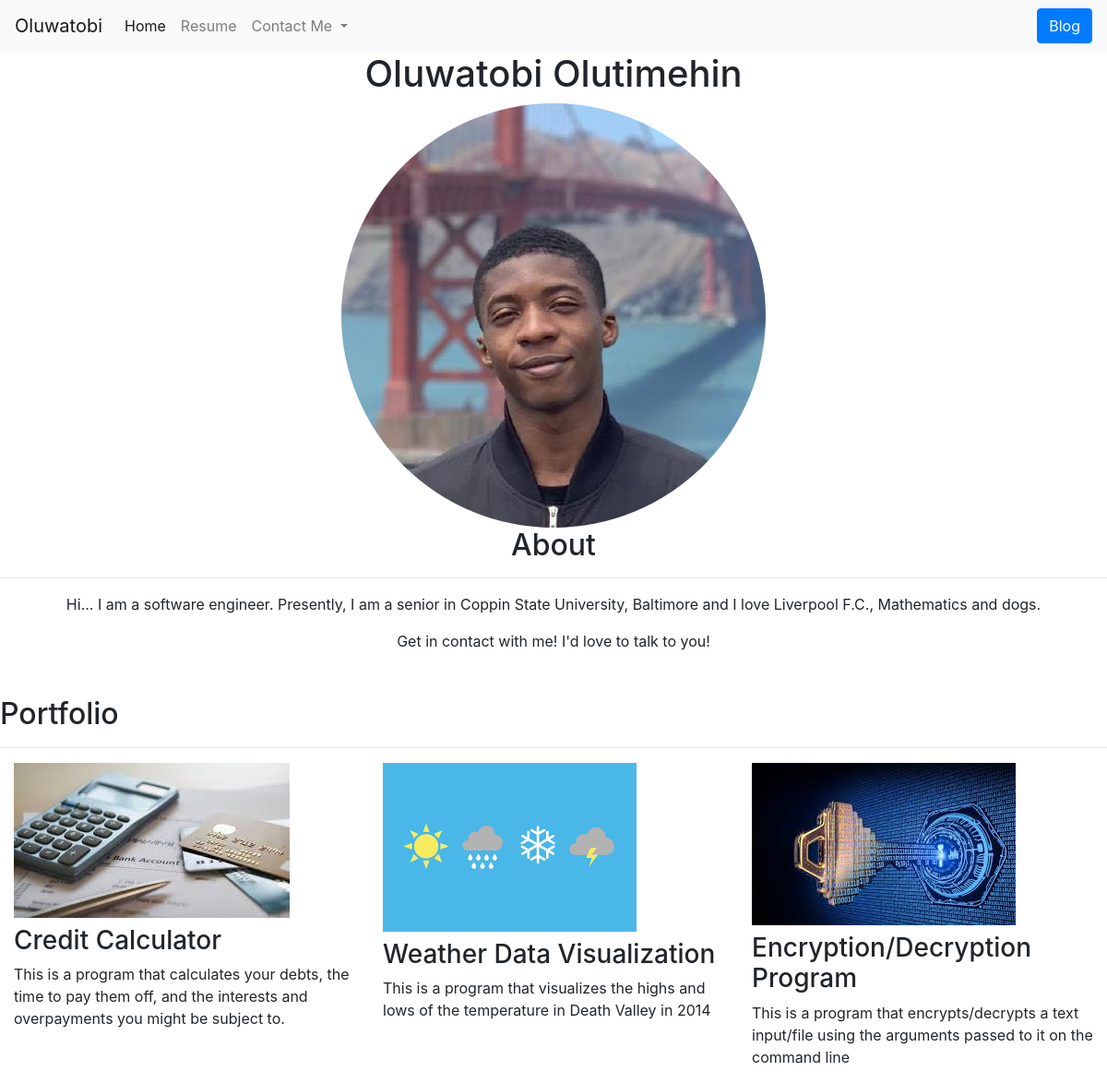
The app's page /, older data.
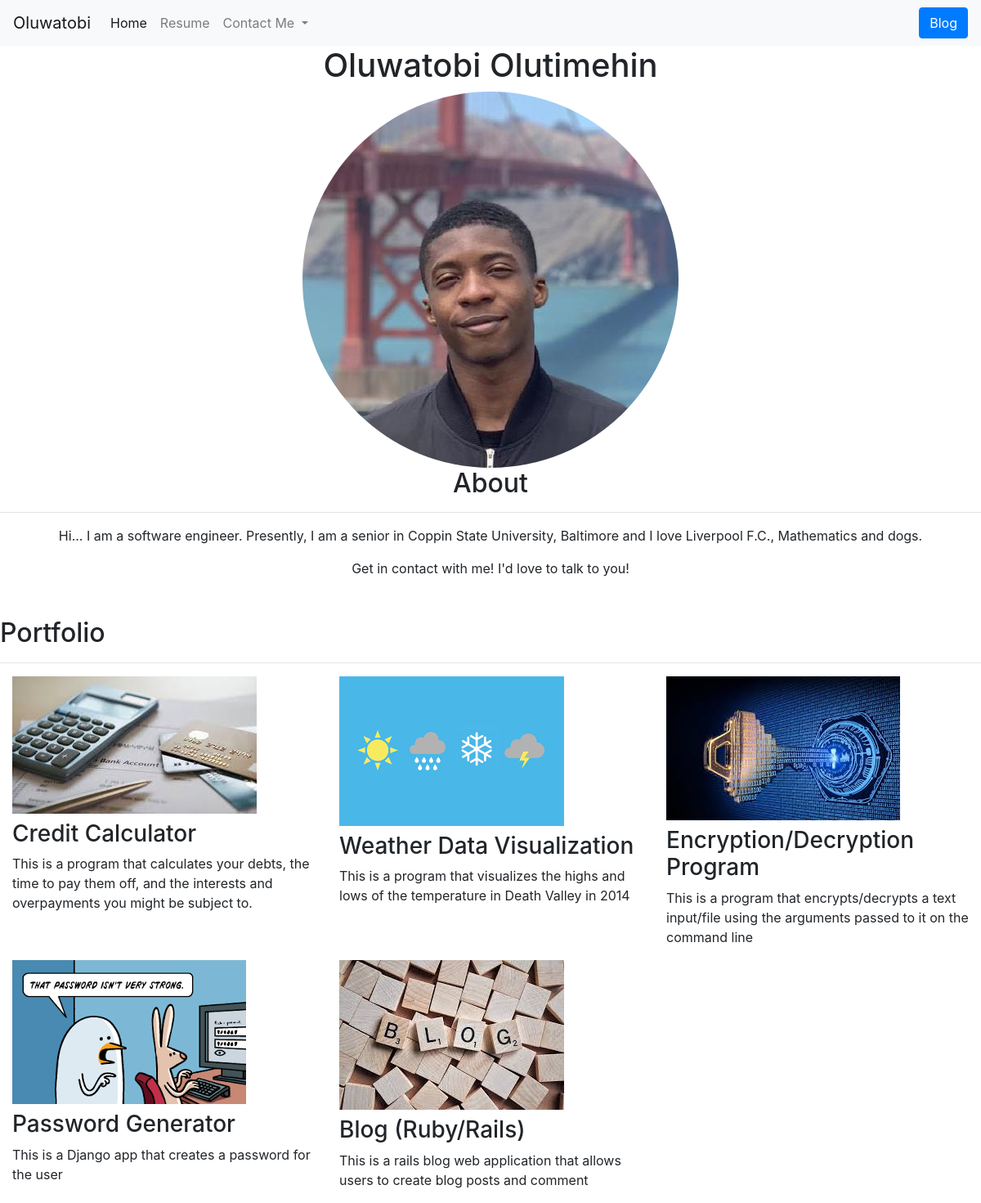
The same page, newer data.
### portfolio/models.py (models this page shows, shortened)
class Project(models.Model):
    title = models.CharField(max_length=100)
    description = models.CharField(max_length=250)
    image = models.ImageField(upload_to='portfolio/images/')
    url = models.URLField(blank=True)

### portfolio/views.py (the view)
# urls.py: 2. Add a URL to urlpatterns:  path('', views.home, name='home')
def home(request):
    projects = Project.objects.all()
    return render(request, 'portfolio/home.html', {'projects':projects})

### portfolio/templates/portfolio/home.html (shortened to what this page needs)
{% extends "portfolio/base.html" %}
{% load static %}
{% block content %}
<div class="img-container">
  <h1>Oluwatobi Olutimehin</h1>
<img src="{% static 'portfolio/nicePic.jpg' %}" style="border-radius: 50%;" class="img-fluid">
<br>
<h2 id="About">About</h2>
<hr>
<p>Hi... I am a software engineer. Presently, I am a
  senior in Coppin State University, Baltimore and I love Liverpool F.C., Mathematics and dogs.
</p>
<p>Get in contact with me! I'd love to talk to you!</p>
</div>
<h2 class="mt-5">Portfolio</h2>
<hr>
<div class="container-fluid">
  <div class="row">
    {% for project in projects %}
    <div class="col-lg-4 col-md-6">
      {% if project.url %}
      <a href="{{ project.url }}">
        <img src="{{ project.image.url }}" class="img-fluid mb-2">
      </a>
      {% else %}
      <img src="{{ project.image.url }}" class="img-fluid mb-2">
      {% endif %}
      <h3>{{ project.title }}</h3>
      <p>{{ project.description }}</p>
    </div>
    {% endfor %}
  </div>
</div>
{% endblock %}

Row changes from the older to the newer data that the page shows:
added Project: image (picture), title "Password Generator", description "This is a Django app that creates a password for the user"
added Project: image (picture), title "Blog (Ruby/Rails)", description "This is a rails blog web application that allows users to create blog posts and comment"
